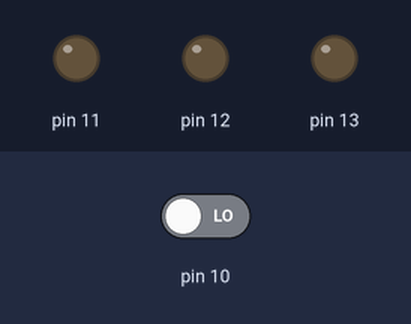
A sketch run on a simulated Arduino Uno, built with avr-gcc and run on an emulated ATmega328P. On the bench: output pins drawn as LEDs (lit = HIGH). Inputs (shaded band) come from the test bench; at power-on: pin 10 LOW.

Above: at 1.2 s.
1.3 s: pin 10 driven HIGH
At 1.9 s:
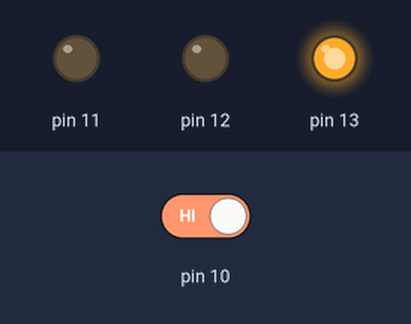
At 5.1 s:
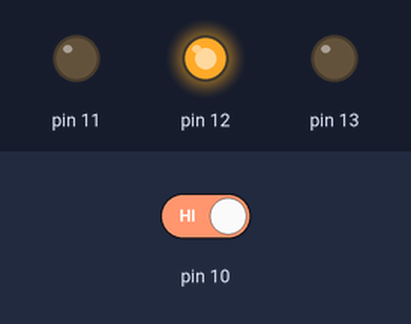
5.8 s: pin 10 driven LOW
At 6.6 s:
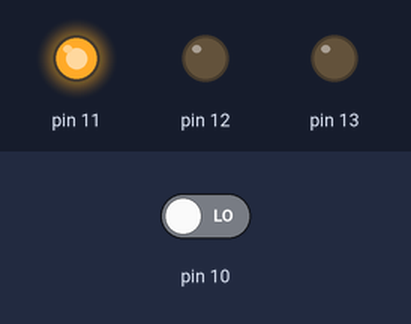
Timing chart, 0 to 8.8 s (numbered marks = the images above; inputs shaded):
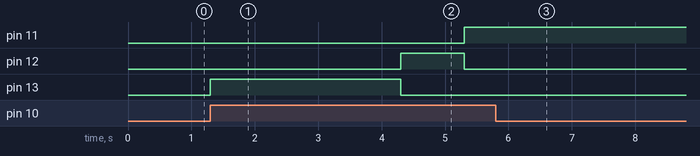

Measured:
- after the input at 1.3 s, pin 11: LOW → HIGH after 4.0 s; pin 12: LOW → HIGH after 3.0 s, → LOW 1.0 s later; pin 13: LOW → HIGH at once, → LOW 3.0 s later
- after the input at 5.8 s, pin 11: stays HIGH (without the input it goes to LOW after 1.5 s); pin 12: stays LOW (without the input it goes to HIGH after 4.5 s); pin 13: stays LOW (without the input it goes to HIGH after 1.5 s)

The sketch:

codigoarduino_semaforointerruptor.ino
```cpp
int buttonState= 0;
void setup()
{
  pinMode(10,INPUT);
  pinMode(11,OUTPUT);
  pinMode(12,OUTPUT);
  pinMode(13,OUTPUT);

}

void loop()
{
  buttonState = digitalRead(10);
  if (buttonState == HIGH){
    digitalWrite(13, HIGH);
    digitalWrite(12, LOW);
    digitalWrite(11, LOW);
    delay(3000);

    digitalWrite(13, LOW);
    digitalWrite(12,HIGH);
    digitalWrite(11,LOW);
    delay(1000);

    digitalWrite(13,LOW);
    digitalWrite(12,LOW);
    digitalWrite(11,HIGH);
    delay(2000);
  }

}
```
